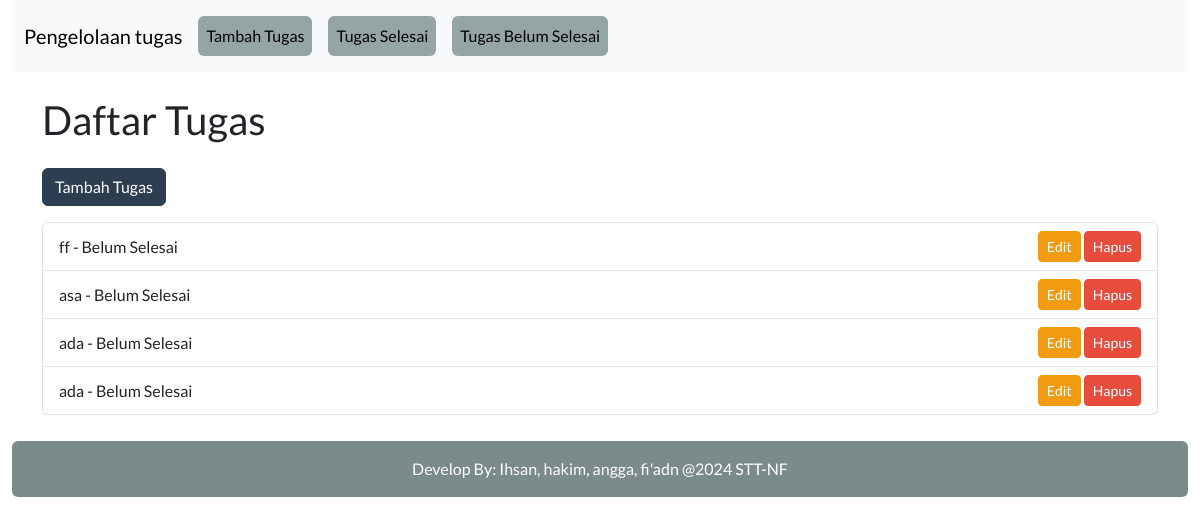
/, run on an earlier commit of the app's database.
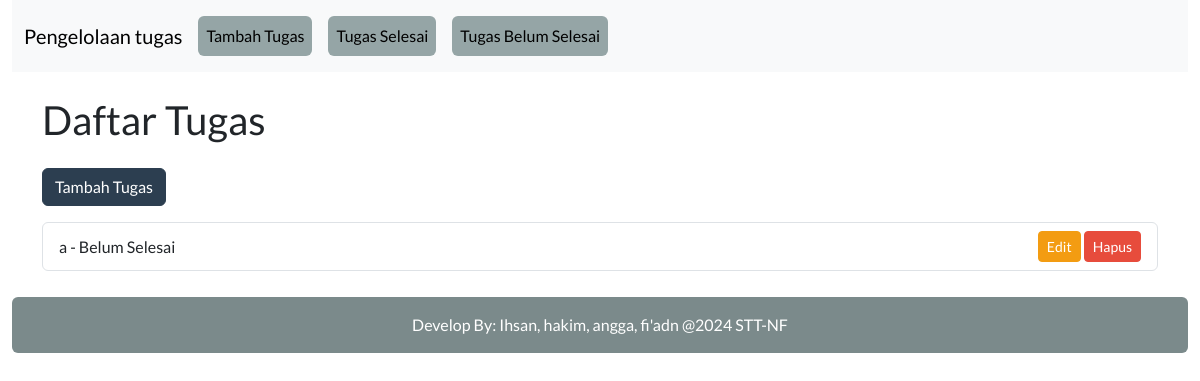
And on a later commit of the database.
### tasks/models.py (models this page shows, shortened)
class Task(models.Model):
    title = models.CharField(max_length=200)
    completed = models.BooleanField(default=False)

### tasks/views.py (the view)
# urls.py: path('', home, name='home'),
def home(request):
    tasks = Task.objects.all()
    return render(request, 'home.html', {'tasks': tasks})

### tasks/templates/home.html
{% extends 'index.html' %}
{% block content %}
{% load static %}
<div class="container mt-2">
  <h2 class="mb-4">Daftar Tugas</h2>
  <a href="{% url 'add_task' %}" class="btn btn-primary mb-3">Tambah Tugas</a>
  <ul class="list-group">
      {% for task in tasks %}
      <li class="list-group-item d-flex justify-content-between align-items-center">
          {{ task.title }} - {% if task.completed %}Selesai{% else %}Belum Selesai{% endif %}
          <div>
              <a href="{% url 'edit_task' task.pk %}" class="btn btn-warning btn-sm">Edit</a>
              <a href="{% url 'delete_task' task.pk %}" class="btn btn-danger btn-sm">Hapus</a>
          </div>
      </li>
      {% endfor %}
  </ul>
</div>
{% endblock %}

### tasks/templates/index.html (shortened to what this page needs)
{% load static %}
<!doctype html>
<html lang="en">
  <head>
    <link href="{% static 'css/bootstrap.min.css' %}" rel="stylesheet"/>
  </head>
  <body  style="height: 100%; margin: 0; display: flex; flex-direction: column;">
    <div class="container-fluid">
        <div class="row">
            <div class="col-md-12" style="margin-bottom: 2vh;">
                {% include 'menu.html' %}
            </div>
        </div>
        <div class="row" style="flex: 1;">
            <div class="col-md-12" style="margin-bottom: 2vh;">
                {% block content %}
                {% endblock %}
            </div>
        </div>
        <footer class="row" style="padding: 10px 0;">
            <div class="col-md-12">
                {% include 'footer.html' %}
            </div>
        </footer>
    </div>
  </body>
</html>

### tasks/templates/menu.html (shortened to what this page needs)
<nav class="navbar navbar-expand-lg bg-body-tertiary">
  <div class="container-fluid" style=" justify-content: center; text-align: center;">
    <a class="navbar-brand" >Pengelolaan tugas</a>
    <div class="collapse navbar-collapse" id="navbarSupportedContent" >
      <ul class="navbar-nav me-auto mb-2 mb-lg-0 gap-3" >
        <li class="nav-item">
          <a class="nav-link active btn btn-outline-secondary" aria-current="page" href="{% url 'home' %}">Tambah Tugas</a>
        </li>
        <li class="nav-item">
          <a class="nav-link active btn btn-outline-secondary" href="{% url 'completed_tasks' %}">Tugas Selesai</a>
        </li>
        <li class="nav-item">
          <a class="nav-link active btn btn-outline-secondary" href="{% url 'pending_tasks' %}">Tugas Belum Selesai</a>
        </li>
      </ul>
    </div>
  </div>
</nav>

### tasks/templates/footer.html
<div class="alert alert-dark text-center" role="alert">
    Develop By: Ihsan, hakim, angga, fi'adn @2024 STT-NF
</div>

What changed in the data, as far as the page shows it:
removed Task: title "ff", completed "Belum Selesai"
removed Task: title "asa", completed "Belum Selesai"
removed Task: title "ada", completed "Belum Selesai"
removed Task: title "ada", completed "Belum Selesai"
added Task: title "a", completed "Belum Selesai"
